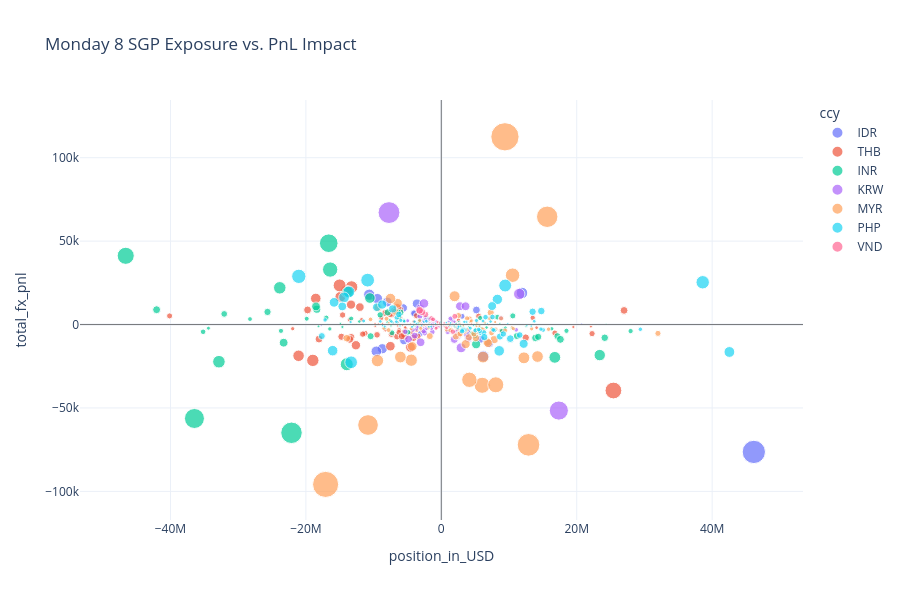

Source (notebook cell):
### Code cell
scatterplot_interactive(df, 0, 0)
